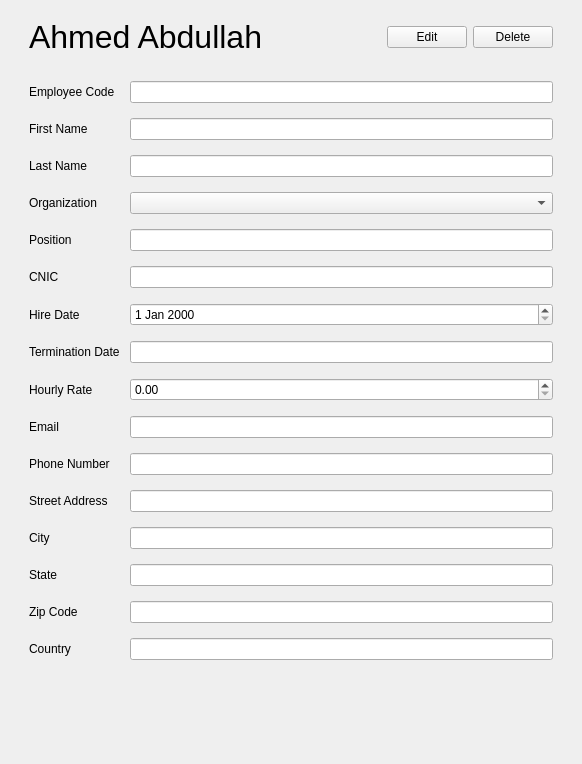
<?xml version="1.0" encoding="UTF-8"?>
<ui version="4.0">
 <author>ahmed</author>
 <class>EmployeeDetailsWindow</class>
 <widget class="QMainWindow" name="EmployeeDetailsWindow">
  <property name="geometry">
   <rect>
    <x>0</x>
    <y>0</y>
    <width>582</width>
    <height>764</height>
   </rect>
  </property>
  <property name="windowTitle">
   <string>MainWindow</string>
  </property>
  <widget class="QWidget" name="centralwidget">
   <layout class="QHBoxLayout" name="horizontalLayout">
    <item>
     <layout class="QVBoxLayout" name="mainLayout" stretch="2,8,0">
      <item>
       <layout class="QHBoxLayout" name="titleBar">
        <property name="leftMargin">
         <number>20</number>
        </property>
        <property name="topMargin">
         <number>10</number>
        </property>
        <property name="rightMargin">
         <number>20</number>
        </property>
        <property name="bottomMargin">
         <number>10</number>
        </property>
        <item>
         <widget class="QLabel" name="nameLabel">
          <property name="font">
           <font>
            <pointsize>24</pointsize>
           </font>
          </property>
          <property name="text">
           <string>Ahmed Abdullah</string>
          </property>
         </widget>
        </item>
        <item>
         <spacer name="horizontalSpacer">
          <property name="orientation">
           <enum>Qt::Horizontal</enum>
          </property>
          <property name="sizeHint" stdset="0">
           <size>
            <width>40</width>
            <height>20</height>
           </size>
          </property>
         </spacer>
        </item>
        <item>
         <widget class="QPushButton" name="editButton">
          <property name="text">
           <string>Edit</string>
          </property>
         </widget>
        </item>
        <item>
         <widget class="QPushButton" name="deleteButton">
          <property name="text">
           <string>Delete</string>
          </property>
         </widget>
        </item>
       </layout>
      </item>
      <item>
       <layout class="QFormLayout" name="formLayout">
        <property name="horizontalSpacing">
         <number>10</number>
        </property>
        <property name="verticalSpacing">
         <number>15</number>
        </property>
        <property name="leftMargin">
         <number>20</number>
        </property>
        <property name="topMargin">
         <number>10</number>
        </property>
        <property name="rightMargin">
         <number>20</number>
        </property>
        <property name="bottomMargin">
         <number>10</number>
        </property>
        <item row="0" column="0">
         <widget class="QLabel" name="codeLabel">
          <property name="text">
           <string>Employee Code</string>
          </property>
         </widget>
        </item>
        <item row="0" column="1">
         <widget class="QLineEdit" name="codeField"/>
        </item>
        <item row="1" column="0">
         <widget class="QLabel" name="fnameLabel">
          <property name="text">
           <string>First Name</string>
          </property>
         </widget>
        </item>
        <item row="1" column="1">
         <widget class="QLineEdit" name="fnameField"/>
        </item>
        <item row="2" column="0">
         <widget class="QLabel" name="lnameLabel">
          <property name="text">
           <string>Last Name</string>
          </property>
         </widget>
        </item>
        <item row="2" column="1">
         <widget class="QLineEdit" name="lnameField"/>
        </item>
        <item row="3" column="0">
         <widget class="QLabel" name="orgLabel">
          <property name="text">
           <string>Organization</string>
          </property>
         </widget>
        </item>
        <item row="3" column="1">
         <widget class="QComboBox" name="orgField"/>
        </item>
        <item row="4" column="0">
         <widget class="QLabel" name="posLabel">
          <property name="text">
           <string>Position</string>
          </property>
         </widget>
        </item>
        <item row="4" column="1">
         <widget class="QLineEdit" name="posField"/>
        </item>
        <item row="5" column="0">
         <widget class="QLabel" name="cnicLabel">
          <property name="text">
           <string>CNIC</string>
          </property>
         </widget>
        </item>
        <item row="5" column="1">
         <widget class="QLineEdit" name="cnicField"/>
        </item>
        <item row="6" column="0">
         <widget class="QLabel" name="hireDateLabel">
          <property name="text">
           <string>Hire Date</string>
          </property>
         </widget>
        </item>
        <item row="6" column="1">
         <widget class="QDateEdit" name="hireDateField"/>
        </item>
        <item row="7" column="0">
         <widget class="QLabel" name="terminationDateLabel">
          <property name="text">
           <string>Termination Date</string>
          </property>
         </widget>
        </item>
        <item row="7" column="1">
         <widget class="QLineEdit" name="terminationDateField"/>
        </item>
        <item row="8" column="0">
         <widget class="QLabel" name="rateLabel">
          <property name="text">
           <string>Hourly Rate</string>
          </property>
         </widget>
        </item>
        <item row="8" column="1">
         <widget class="QDoubleSpinBox" name="rateField"/>
        </item>
        <item row="9" column="0">
         <widget class="QLabel" name="emailLabel">
          <property name="text">
           <string>Email</string>
          </property>
         </widget>
        </item>
        <item row="9" column="1">
         <widget class="QLineEdit" name="emailField"/>
        </item>
        <item row="10" column="0">
         <widget class="QLabel" name="numberLabel">
          <property name="text">
           <string>Phone Number</string>
          </property>
         </widget>
        </item>
        <item row="10" column="1">
         <widget class="QLineEdit" name="phoneField"/>
        </item>
        <item row="11" column="0">
         <widget class="QLabel" name="streetLabel">
          <property name="text">
           <string>Street Address</string>
          </property>
         </widget>
        </item>
        <item row="11" column="1">
         <widget class="QLineEdit" name="streetField"/>
        </item>
        <item row="12" column="0">
         <widget class="QLabel" name="cityLabel">
          <property name="text">
           <string>City</string>
          </property>
         </widget>
        </item>
        <item row="12" column="1">
         <widget class="QLineEdit" name="cityField"/>
        </item>
        <item row="13" column="0">
         <widget class="QLabel" name="stateLabel">
          <property name="text">
           <string>State</string>
          </property>
         </widget>
        </item>
        <item row="13" column="1">
         <widget class="QLineEdit" name="stateField"/>
        </item>
        <item row="14" column="0">
         <widget class="QLabel" name="zipLabel">
          <property name="text">
           <string>Zip Code</string>
          </property>
         </widget>
        </item>
        <item row="14" column="1">
         <widget class="QLineEdit" name="zipField"/>
        </item>
        <item row="15" column="0">
         <widget class="QLabel" name="countryLabel">
          <property name="text">
           <string>Country</string>
          </property>
         </widget>
        </item>
        <item row="15" column="1">
         <widget class="QLineEdit" name="countryField"/>
        </item>
       </layout>
      </item>
      <item>
       <spacer name="verticalSpacer">
        <property name="orientation">
         <enum>Qt::Vertical</enum>
        </property>
        <property name="sizeHint" stdset="0">
         <size>
          <width>20</width>
          <height>40</height>
         </size>
        </property>
       </spacer>
      </item>
     </layout>
    </item>
   </layout>
  </widget>
 </widget>
 <resources/>
 <connections/>
</ui>
